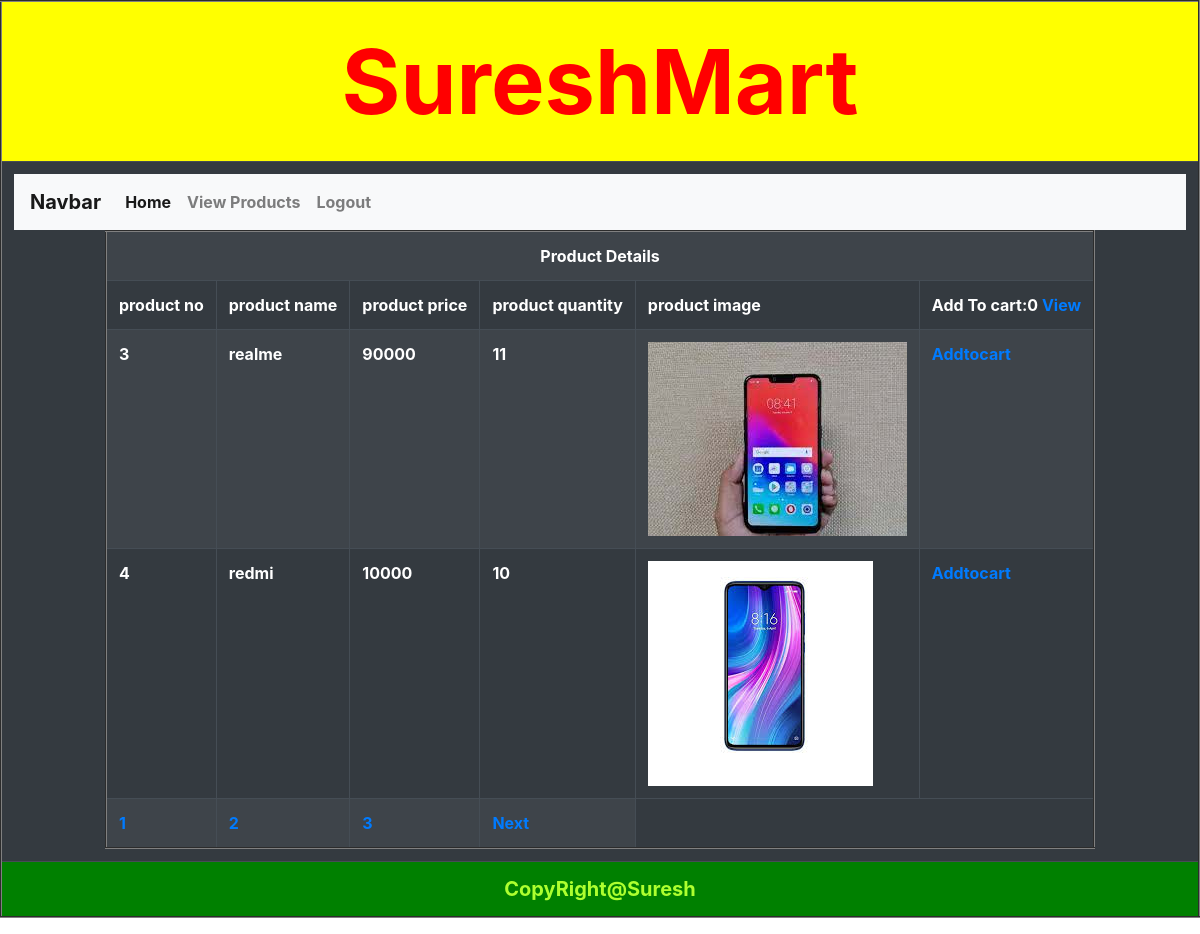
/vpro/, run on the app's committed database.
### app1/models.py (models this page shows)
class productmodel(models.Model):
    pno=models.IntegerField()
    pname=models.CharField(max_length=30)
    price=models.IntegerField()
    quantity=models.IntegerField()
    pimage=models.ImageField(upload_to='suresh/')

### app1/views.py (the view)
# urls.py: path('vpro/',views.vpro,name='vpro'),
def vpro(req):
    res=productmodel.objects.all()
    pa = Paginator(res, 2)
    pageno = req.GET.get("pno", 1)
    pg = pa.page(pageno)
    return render(req,"vpro.html", {"data":pg,"cdata":len(req.COOKIES)})

### templates/vpro.html (shortened to what this page needs)
{% extends 'common.html' %}
{% block suresh %}
    {% include 'customermenu.html' %}
     <table align="center" border="2">
     <tr><th colspan="6" style="text-align: center">Product Details</th></tr>
      <tr>
         <th>product no</th>
         <th>product name</th>
         <th>product price</th>
         <th> product quantity</th>
         <th>product image</th>
          <th>Add To cart:{{ cdata }} <a href="{% url 'cartview' %}">View</a></th>
      </tr>
     {%  for x in data %}
        <tr>
        <th>{{ x.pno }}</th>
        <th>{{ x.pname }}</th>
        <th>{{ x.price }}</th>
        <th>{{ x.quantity}}</th>
            <th><a href="{{ x.pimage.url }}" ><img src="{{ x.pimage.url }}"></a></th>
            <th><a href="{% url 'cart' %}?no={{ x.pno }}&na={{ x.pname }}"> Addtocart</a></th>
        </tr>
         {% endfor %}
     <tr>
    {% for x in data.paginator.page_range %}
        <th><a href="{% url 'vpro' %}?pno={{ x }}"> {{ x }}</a></th>
    {% endfor %}
       {% if data.has_next %}
           <th> <a href="{% url 'vpro' %}?pno={{ data.next_page_number }}">Next</a></th>
       {% endif %}
    </tr>
     </table>
{% endblock %}

### data on the page
productmodel: pno "3", pname "realme", price "90000", quantity "11", pimage (picture)
productmodel: pno "4", pname "redmi", price "10000", quantity "10", pimage (picture)

### other printed values
{{ cdata }} "0"
{{ x }} "1" "2" "3"
